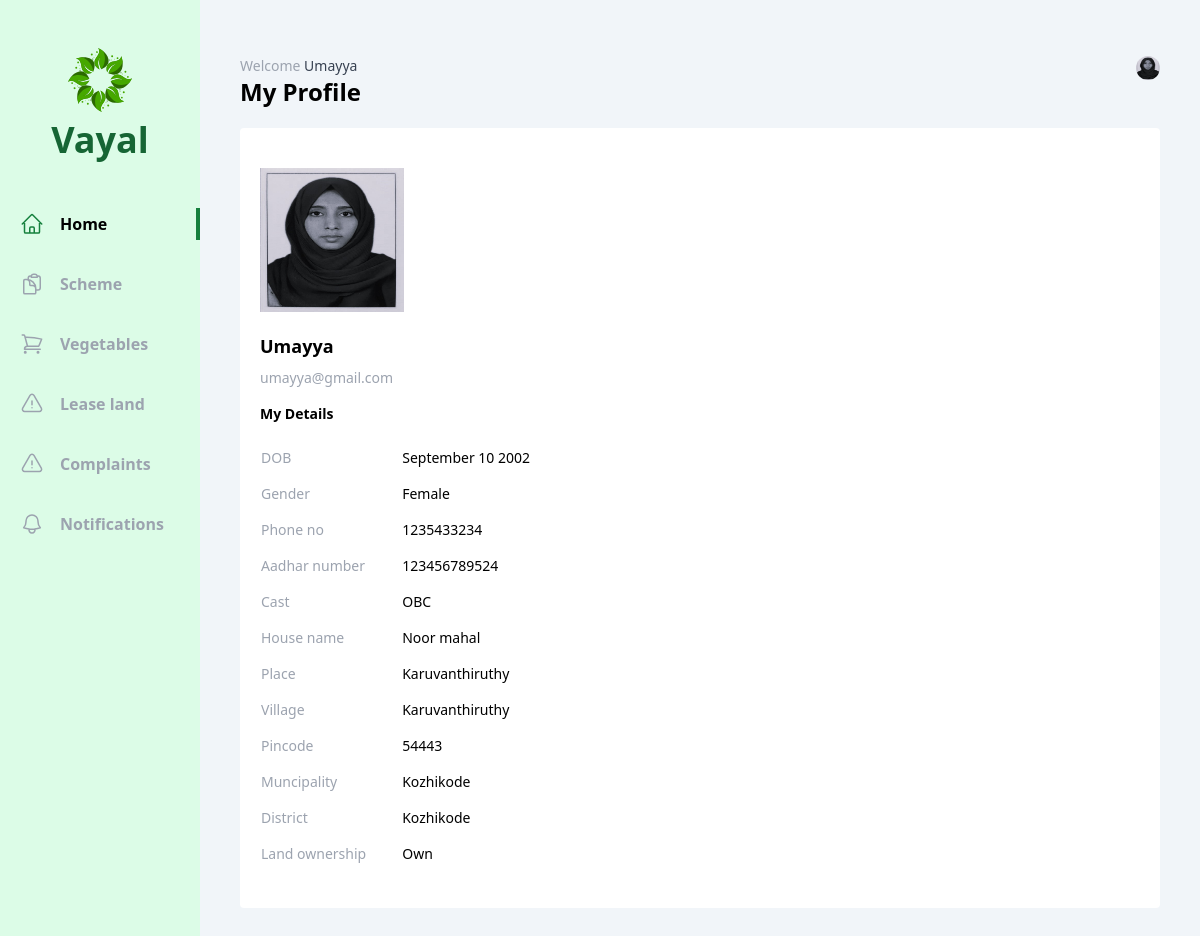
The app's page /user/home/ (signed in) with its own data.
### officer/models.py (models this page shows, shortened)
class Vayal_User(models.Model):
    account = models.OneToOneField(User, on_delete=models.CASCADE)
    name=models.CharField(max_length=225)
    dob=models.DateField()
    gender= models.CharField(max_length=20, choices=gender)
    phone_number = models.CharField(max_length=10)
    aadhar_number= models.CharField(max_length=12)
    cast=models.CharField(max_length=20, choices=cast)
    house_name=models.CharField(max_length=225)
    place=models.CharField(max_length=225)
    village=models.CharField(max_length=225)
    pincode = models.CharField(max_length=6)
    muncipality=models.CharField(max_length=225,default="Kozhikode")
    district=models.CharField(max_length=225,default="Kozhikode")
    land_ownership=models.CharField(max_length=20, choices=land)
    photo=models.ImageField(upload_to='photos/')
    joined_date=models.DateTimeField(auto_now_add=True)
    vegetable_permission_applied=models.CharField(max_length=225,default="False")
    vegetable_permission=models.CharField(max_length=225, choices=vegetable_permission_status,default="Pending")

### vayal_user/views/home.py (the view)
# urls.py: path('home/',home.index,name='home'),
def index(request):
    vayal_user = Vayal_User.objects.get(account=request.user)
    return render(request, 'vayal_user/home/index.html',{'vayal_user': vayal_user})

### vayal_user/templates/vayal_user/home/index.html (shortened to what this page needs)
 {% extends 'base.html' %}
{% block content %}
<div class="flex w-screen bg-slate-100">
  <div class="w-2/12 h-screen bg-green-100 flex flex-col items-center ">
      <div class="my-12 flex flex-col gap-2 justify-center items-center">
          <h1 class="text-4xl font-bold text-green-800 ">Vayal</h1>
      </div>
      <ul class="flex flex-col gap-7 w-full font-bold text-gray-400">
        <li class="w-full flex items-center px-5 py-1 gap-4 border-r-4 text-black border-green-700">
          <a href="#">Home</a>
      </li>
          <li class="w-full flex items-center px-5 py-1 gap-4 group hover:text-gray-500 cursor-pointer hover:border-green-700 hover:border-r-4">
              <a href="{% url 'vayal_user:schemes' %}">Scheme</a>
          </li>
          <li class="w-full flex items-center px-5 py-1 gap-4 group hover:text-gray-500 cursor-pointer hover:border-green-700 hover:border-r-4">
            <a href="{% url 'vayal_user:vegetables' %}">Vegetables</a>
        </li>
        <li class="w-full flex items-center px-5 py-1 gap-4 group hover:text-gray-500 cursor-pointer hover:border-green-700 hover:border-r-4">
            <a href="{% url 'vayal_user:lease_land' %}">Lease land</a>
        </li>
        <li class="w-full flex items-center px-5 py-1 gap-4 group hover:text-gray-500 cursor-pointer hover:border-green-700 hover:border-r-4">
            <a href="{% url 'vayal_user:complaints' %}">Complaints</a>
        </li>
        <li class="w-full flex items-center px-5 py-1 gap-4 group hover:text-gray-500 cursor-pointer hover:border-green-700 hover:border-r-4">
            <a href="{% url 'vayal_user:notifications' %}">Notifications</a>
        </li>
      </ul>
    </div>
      <div class="w-10/12 h-screen overflow-y-auto px-10 py-14">
        <div class="flex justify-between mb-5">
            <div class="flex flex-col">
                <span class="text-sm text-gray-400">Welcome <span class="text-gray-700 capitalize">{{request.user}}</span></span>
                <h1 class="text-2xl font-bold">My Profile</h1>
            </div>
            <div class="relative">
                <img id="profile" src="/uploads/{{vayal_user.photo}}" class="h-6 w-6 rounded-full cursor-pointer" alt="">
            </div>
        </div>
  <div class="bg-white rounded p-5">
    <img class="  h-36 w-36  my-5" src="/uploads/{{vayal_user.photo}}" alt="">
    <div class="flex flex-col gap-2 my-4">
        <h1 class="text-lg font-bold">{{ vayal_user.name }}</h1>
        <span class="text-sm text-gray-400">{{ vayal_user.account.email }}</span>
    </div>
    <div class="flex gap-2 items-center my-4">
        <span class="text-sm font-bold">My Details</span>
    </div>
    <table class="table-auto text-sm text-left mb-4">
        <tr>
            <th scope="col" class="text-gray-400 font-medium pr-3 py-2">DOB</th>
            <td scope="col" class="px-6 py-2">{{  vayal_user.dob | date:"F d Y" }}</td>
        </tr>
        <tr>
            <th scope="col" class="text-gray-400 font-medium pr-3 py-2">Gender</th>
            <td scope="col" class="px-6 py-2">{{  vayal_user.gender }}</td>
        </tr>
        <tr>
            <th scope="col" class="text-gray-400 font-medium pr-3 py-2">Phone no</th>
            <td scope="col" class="px-6 py-2">{{  vayal_user.phone_number }}</td>
        </tr>
        <tr>
            <th scope="col" class="text-gray-400 font-medium pr-3 py-2">Aadhar number</th>
            <td scope="col" class="px-6 py-2">{{ vayal_user.aadhar_number }}</td>
        </tr>
        <tr>
            <th scope="col" class="text-gray-400 font-medium pr-3 py-2">Cast</th>
            <td scope="col" class="px-6 py-2">{{ vayal_user.cast }}</td>
        </tr>
        <tr>
            <th scope="col" class="text-gray-400 font-medium pr-3 py-2">House name</th>
            <td scope="col" class="px-6 py-2">{{ vayal_user.house_name }}</td>
        </tr>
        <tr>
            <th scope="col" class="text-gray-400 font-medium pr-3 py-2">Place</th>
            <td scope="col" class="px-6 py-2">{{ vayal_user.place }}</td>
        </tr>
        <tr>
            <th scope="col" class="text-gray-400 font-medium pr-3 py-2">Village</th>
            <td scope="col" class="px-6 py-2">{{ vayal_user.village }}</td>
        </tr>
        <tr>
            <th scope="col" class="text-gray-400 font-medium pr-3 py-2">Pincode</th>
            <td scope="col" class="px-6 py-2">{{ vayal_user.pincode }}</td>
        </tr>
        <tr>
            <th scope="col" class="text-gray-400 font-medium pr-3 py-2">Muncipality</th>
            <td scope="col" class="px-6 py-2">{{ vayal_user.muncipality}}</td>
        </tr>
        <tr>
            <th scope="col" class="text-gray-400 font-medium pr-3 py-2">District</th>
            <td scope="col" class="px-6 py-2">{{ vayal_user.district }}</td>
        </tr>
        <tr>
            <th scope="col" class="text-gray-400 font-medium pr-3 py-2">Land ownership</th>
            <td scope="col" class="px-6 py-2">{{ vayal_user.land_ownership }}</td>
        </tr>
    </table>
</div>
</div>
</div>
{% endblock content %}

### records on screen
Vayal_User: photo (picture), name "Umayya", account.email "umayya@gmail.com", dob "September 10 2002", gender "Female", phone_number "1235433234", aadhar_number "123456789524", cast "OBC", house_name "Noor mahal", place "Karuvanthiruthy", village "Karuvanthiruthy", pincode "54443", muncipality "Kozhikode", district "Kozhikode", land_ownership "Own"

### other values on screen
{{ request.user }} "Umayya"
